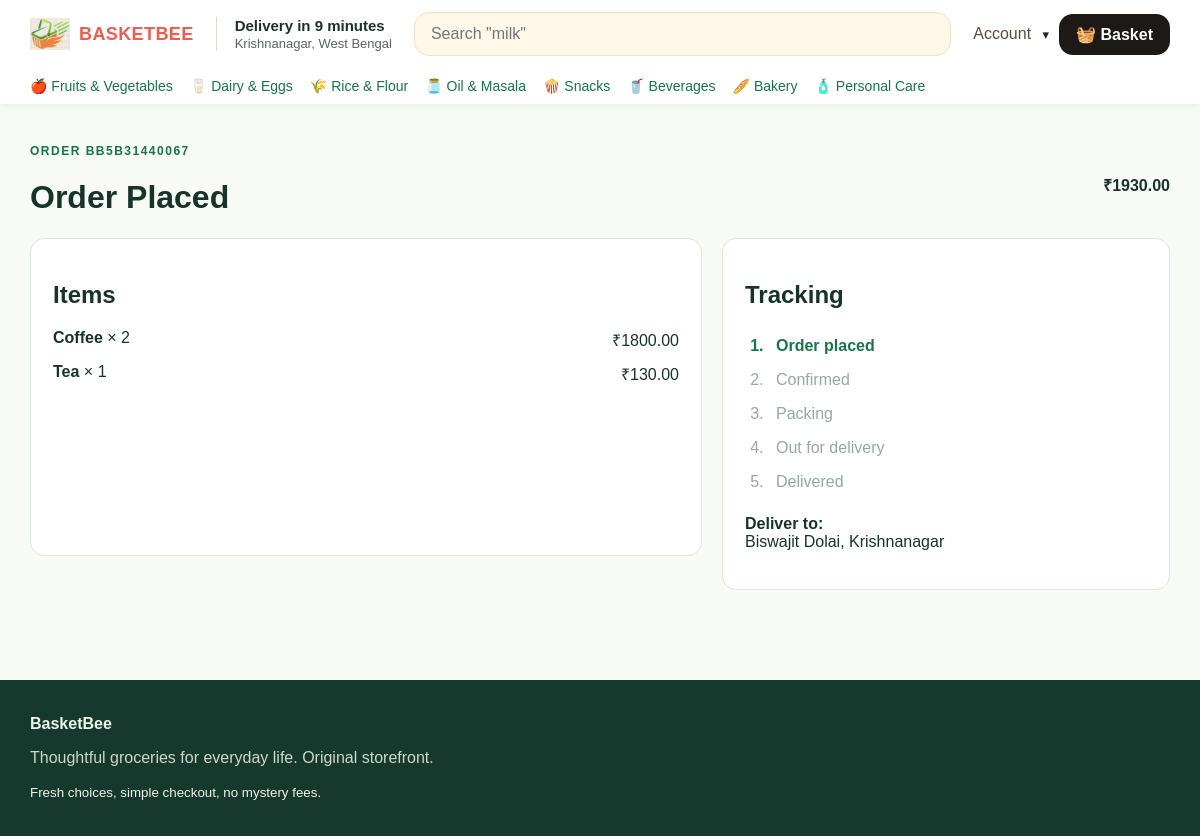
The app's page /orders/BB5B31440067/ (signed in) with its own data.
### store/models.py (models this page shows, shortened)
class Category(models.Model):
    name = models.CharField(
        max_length=100,
        unique=True
    )
    slug = models.SlugField(
        unique=True,
        blank=True
    )
    icon = models.CharField(
        max_length=12,
        default='🛍️'
    )

class Order(models.Model):
    STATUS = [
        ('placed', 'Order Placed'),
        ('confirmed', 'Confirmed'),
        ('packing', 'Packing'),
        ('delivery', 'Out for Delivery'),
        ('delivered', 'Delivered'),
        ('cancelled', 'Cancelled'),
    ]
    PAYMENT_STATUS = [
        ('pending', 'Payment Pending'),
        ('paid', 'Paid'),
        ('failed', 'Payment Failed'),
    ]
    user = models.ForeignKey(
        User,
        on_delete=models.CASCADE,
        related_name='orders'
    )
    order_number = models.CharField(
        max_length=20,
        unique=True,
        editable=False
    )
    address = models.ForeignKey(
        Address,
        on_delete=models.PROTECT
    )
    total_amount = models.DecimalField(
        max_digits=10,
        decimal_places=2
    )
    payment_method = models.CharField(
        max_length=12,
        choices=[
            ('cod', 'Cash on Delivery'),
            ('upi', 'UPI'),
            ('card', 'Credit / Debit Card'),
        ]
    )
    payment_status = models.CharField(
        max_length=10,
        choices=PAYMENT_STATUS,
        default='pending'
    )
    razorpay_order_id = models.CharField(
        max_length=100,
        blank=True,
        null=True
    )
    razorpay_payment_id = models.CharField(
        max_length=100,
        blank=True,
        null=True
    )
    razorpay_qr_id = models.CharField(
        max_length=100,
        blank=True,
        null=True
    )
    status = models.CharField(
        max_length=12,
        choices=STATUS,
        default='placed'
    )
    created_at = models.DateTimeField(
        auto_now_add=True
    )

class OrderItem(models.Model):
    order = models.ForeignKey(
        Order,
        on_delete=models.CASCADE,
        related_name='items'
    )
    product = models.ForeignKey(
        Product,
        on_delete=models.PROTECT
    )
    quantity = models.PositiveIntegerField()
    price = models.DecimalField(
        max_digits=9,
        decimal_places=2
    )
    @property
    def total(self):
        return self.price * self.quantity

class Product(models.Model):
    name = models.CharField(
        max_length=160
    )
    slug = models.SlugField(
        unique=True,
        blank=True
    )
    category = models.ForeignKey(
        Category,
        on_delete=models.PROTECT,
        related_name='products'
    )
    description = models.TextField()
    price = models.DecimalField(
        max_digits=9,
        decimal_places=2
    )
    discount_price = models.DecimalField(
        max_digits=9,
        decimal_places=2,
        null=True,
        blank=True
    )
    stock = models.PositiveIntegerField(
        default=0
    )
    image = models.ImageField(
        upload_to='products/',
        blank=True
    )
    brand = models.CharField(
        max_length=100
    )
    unit = models.CharField(
        max_length=40
    )
    rating = models.DecimalField(
        max_digits=2,
        decimal_places=1,
        default=4.0,
        validators=[
            MinValueValidator(0),
            MaxValueValidator(5)
        ]
    )
    is_available = models.BooleanField(
        default=True
    )
    created_at = models.DateTimeField(
        auto_now_add=True
    )
    class Meta:
        ordering = ['-created_at']

class Address(models.Model):
    user = models.ForeignKey(
        User,
        on_delete=models.CASCADE,
        related_name='addresses'
    )
    full_name = models.CharField(
        max_length=100
    )
    phone = models.CharField(
        max_length=15
    )
    house = models.CharField(
        max_length=160
    )
    street = models.CharField(
        max_length=160
    )
    area = models.CharField(
        max_length=160
    )
    city = models.CharField(
        max_length=80
    )
    state = models.CharField(
        max_length=80
    )
    pin_code = models.CharField(
        max_length=10
    )
    is_default = models.BooleanField(
        default=False
    )
    class Meta:
        ordering = ['-is_default', '-id']
    def __str__(self):
        return f'{self.full_name}, {self.city}'

### store/views.py (the view)
@login_required
def order_detail(request, order_number):
    return render(request, "order_detail.html", {
        "order": get_object_or_404(
            Order,
            order_number=order_number,
            user=request.user,
        ),
    })

### store/context_processors.py (called while the page is built)
def site_data(request):
    cart=request.session.get('cart', {})
    return {'nav_categories': __import__('store.models',fromlist=['Category']).Category.objects.all()[:8], 'cart_count':sum(cart.values())}

### templates/order_detail.html
{% extends 'base.html' %}
{% block content %}
<div class="page-head">
    <div>
        <p class="eyebrow">Order {{ order.order_number }}</p>
        <h1>{{ order.get_status_display }}</h1>
    </div>
    <b>₹{{ order.total_amount }}</b>
</div>
<div class="two-col">
    <section class="card">
        <h2>Items</h2>
        {% for item in order.items.all %}
            <p>
                <b>{{ item.product.name }}</b> × {{ item.quantity }}
                <span class="right">₹{{ item.total }}</span>
            </p>
        {% endfor %}
    </section>
    <aside class="card">
        <h2>Tracking</h2>
        <ol class="timeline">
            <li class="done">Order placed</li>
            <li class="{% if order.status != 'placed' %}done{% endif %}">Confirmed</li>
            <li class="{% if order.status == 'packing' or order.status == 'delivery' or order.status == 'delivered' %}done{% endif %}">Packing</li>
            <li class="{% if order.status == 'delivery' or order.status == 'delivered' %}done{% endif %}">Out for delivery</li>
            <li class="{% if order.status == 'delivered' %}done{% endif %}">Delivered</li>
        </ol>
        <p><b>Deliver to:</b><br>{{ order.address }}</p>
    </aside>
</div>
{% endblock %}

### templates/includes/navbar.html (shortened to what this page needs)
{% load static %}
<header class="site-header">
    <div class="topbar wrap">
        <a class="brand" href="{% url 'home' %}">
            <img
                class="brand-logo"
                src="{% static 'images/logo.png' %}"
                alt="BasketBee Logo"
            >
            <span>BASKETBEE</span>
        </a>
        <div class="delivery">
            <strong>Delivery in 9 minutes</strong>
            <small>Krishnanagar, West Bengal</small>
        </div>
        <form class="top-search" action="{% url 'products' %}">
            <input
    id="searchInput"
    name="q"
    value="{{ request.GET.q }}"
    aria-label="Search groceries"
    placeholder='Search "rice"'
>
        </form>
        <nav class="top-actions">
            {% if user.is_authenticated %}
                <details class="account-menu">
                    <summary class="login-action">
                        Account
                    </summary>
                </details>
            {% else %}
                <a class="login-action" href="{% url 'login' %}">
                    Login
                </a>
            {% endif %}
            <a class="basket-action" href="{% url 'cart' %}">
                <span>🧺</span>
                Basket
            </a>
        </nav>
    </div>
    <div class="category-nav wrap">
        {% for c in nav_categories %}
            <a href="{% url 'category' c.slug %}">
                {{ c.icon }} {{ c.name }}
            </a>
        {% endfor %}
    </div>
</header>

### static/css/style.css (style rules this page uses)
:root { --green:#17754b; --lime:#dff3a8; --ink:#18342a; --muted:#66766e; --paper:#f7faf5; --line:#dce7dc }
* { box-sizing:border-box }
body { margin:0; font:16px Arial,sans-serif; color:var(--ink); background:var(--paper) }
.wrap { max-width:1180px; margin:auto; padding-left:20px; padding-right:20px }
header { background:white; border-bottom:1px solid var(--line) }
.brand { font-size:25px; font-weight:800; color:var(--green); text-decoration:none }
.brand span { color:#e6a824 }
nav { display:flex; gap:13px; align-items:center }
a { color:var(--green); text-decoration:none }
nav a { white-space:nowrap }
.category-nav { display:flex; gap:17px; overflow:auto; padding-top:10px; padding-bottom:10px; white-space:nowrap; font-size:14px }
section { margin-bottom:34px }
.eyebrow { text-transform:uppercase; letter-spacing:1.5px; color:var(--green); font-weight:bold; font-size:12px }
.section-heading,.page-head { display:flex; justify-content:space-between; align-items:center; gap:15px }
.categories a,.card,.product-card { background:white; border:1px solid var(--line); border-radius:14px }
.two-col { display:grid; grid-template-columns:1.5fr 1fr; gap:20px }
.card { padding:22px }
.form input,.form select,.form textarea,input,select { padding:10px; border:1px solid #b8c9ba; border-radius:7px; font:inherit; width:100% }
.right { float:right }
.timeline { padding-left:23px }
.timeline li { padding:8px; color:#9ba69f }
.timeline .done { color:var(--green); font-weight:bold }

### static/css/topbar.css (style rules this page uses)
.site-header { box-shadow:0 1px 7px rgba(24,52,42,.08); border-bottom:0 }
.topbar { min-height:68px; display:flex; align-items:center; gap:22px }
.topbar .brand { display:flex; align-items:center; gap:9px; font-size:18px; letter-spacing:.4px; color:#f05d4f }
.topbar .brand span { color:#f05d4f }
.delivery { padding-left:18px; border-left:1px solid #d7ddd3; display:grid; gap:2px; white-space:nowrap }
.delivery strong { font-size:15px }
.delivery small { font-size:13px; color:#5c665f }
.top-search { flex:1 }
.top-search input { width:100%; background:#fff7e8; border:1px solid #f0e2c8; border-radius:15px; padding:12px 16px; min-width:170px }
.top-actions { display:flex; align-items:center; gap:10px; white-space:nowrap }
.admin-action,.login-action { padding:10px 15px; border:1px solid #eadfcf; border-radius:13px; color:#5c4b3b; background:#fff }
.account-menu { position:relative }
.account-menu summary { list-style:none; cursor:pointer }
.account-menu .login-action { border:0; background:transparent; padding-left:0; padding-right:0 }
.account-menu summary::after { content:'▾'; display:inline-block; margin-left:7px; color:#1f2522; font-size:13px }
.basket-action { padding:11px 17px; border-radius:14px; background:#1d1916; color:#fff; font-weight:bold }
.brand { display: flex; align-items: center; gap: 10px; text-decoration: none; }
.brand-logo { width: 40px; height: 40px; object-fit: contain; display: block; }
.top-search input { transition: all 0.3s ease; }
.top-search input::placeholder { opacity: 1; transition: opacity 0.2s ease; }

### records on screen
Category: icon "🍎", name "Fruits & Vegetables"
Category: icon "🥛", name "Dairy & Eggs"
Category: icon "🌾", name "Rice & Flour"
Category: icon "🫙", name "Oil & Masala"
Category: icon "🍿", name "Snacks"
Category: icon "🥤", name "Beverages"
Category: icon "🥖", name "Bakery"
Category: icon "🧴", name "Personal Care"
Order: order_number "BB5B31440067", status "Order Placed", total_amount "1930.00", address "Biswajit Dolai, Krishnanagar"
OrderItem: product.name "Coffee", quantity "2", total "1800.00"
OrderItem: product.name "Tea", quantity "1", total "130.00"
